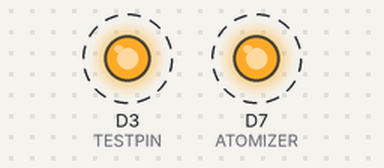
A sketch run on a simulated ESP8266 (NodeMCU). Parts: output pins drawn as LEDs (lit = HIGH). Dashed ring = blinking.

Above: at 0.5 s.
Timing chart, 0 to 4.6 s (numbered marks = the images above):
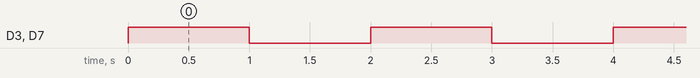

Measured:
- by itself, D3 (TESTPIN), D7 (ATOMIZER): alternates HIGH for 1.0 s and LOW for 1.0 s

The sketch:

atomtest.ino
```cpp
#define ATOMIZER D7
#define TESTPIN D3

void setup(){
    pinMode(ATOMIZER, OUTPUT);
    pinMode(TESTPIN, OUTPUT);
}

void loop(){
    //activate both led builtin and atomizer
    digitalWrite(ATOMIZER, HIGH);
    digitalWrite(TESTPIN, HIGH);
    delay(1000);
    digitalWrite(ATOMIZER, LOW);
    digitalWrite(TESTPIN, LOW);
    delay(1000);
}
```
